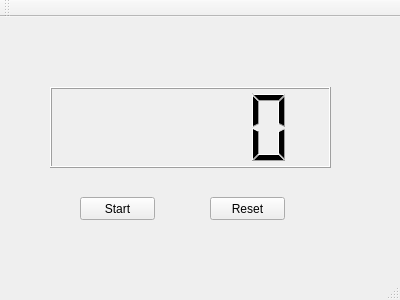
<?xml version="1.0" encoding="UTF-8"?>
<ui version="4.0">
 <class>MainWindow</class>
 <widget class="QMainWindow" name="MainWindow">
  <property name="geometry">
   <rect>
    <x>0</x>
    <y>0</y>
    <width>400</width>
    <height>300</height>
   </rect>
  </property>
  <property name="windowTitle">
   <string>MainWindow</string>
  </property>
  <widget class="QWidget" name="centralWidget">
   <widget class="QPushButton" name="startRestartPause">
    <property name="geometry">
     <rect>
      <x>80</x>
      <y>180</y>
      <width>75</width>
      <height>23</height>
     </rect>
    </property>
    <property name="text">
     <string>Start</string>
    </property>
   </widget>
   <widget class="QPushButton" name="Reset">
    <property name="geometry">
     <rect>
      <x>210</x>
      <y>180</y>
      <width>75</width>
      <height>23</height>
     </rect>
    </property>
    <property name="text">
     <string>Reset</string>
    </property>
   </widget>
   <widget class="QLCDNumber" name="lcdNumber">
    <property name="geometry">
     <rect>
      <x>50</x>
      <y>70</y>
      <width>281</width>
      <height>81</height>
     </rect>
    </property>
    <property name="font">
     <font>
      <pointsize>72</pointsize>
     </font>
    </property>
   </widget>
  </widget>
  <widget class="QToolBar" name="mainToolBar">
   <attribute name="toolBarArea">
    <enum>TopToolBarArea</enum>
   </attribute>
   <attribute name="toolBarBreak">
    <bool>false</bool>
   </attribute>
  </widget>
  <widget class="QStatusBar" name="statusBar"/>
 </widget>
 <layoutdefault spacing="6" margin="11"/>
 <resources/>
 <connections/>
</ui>
